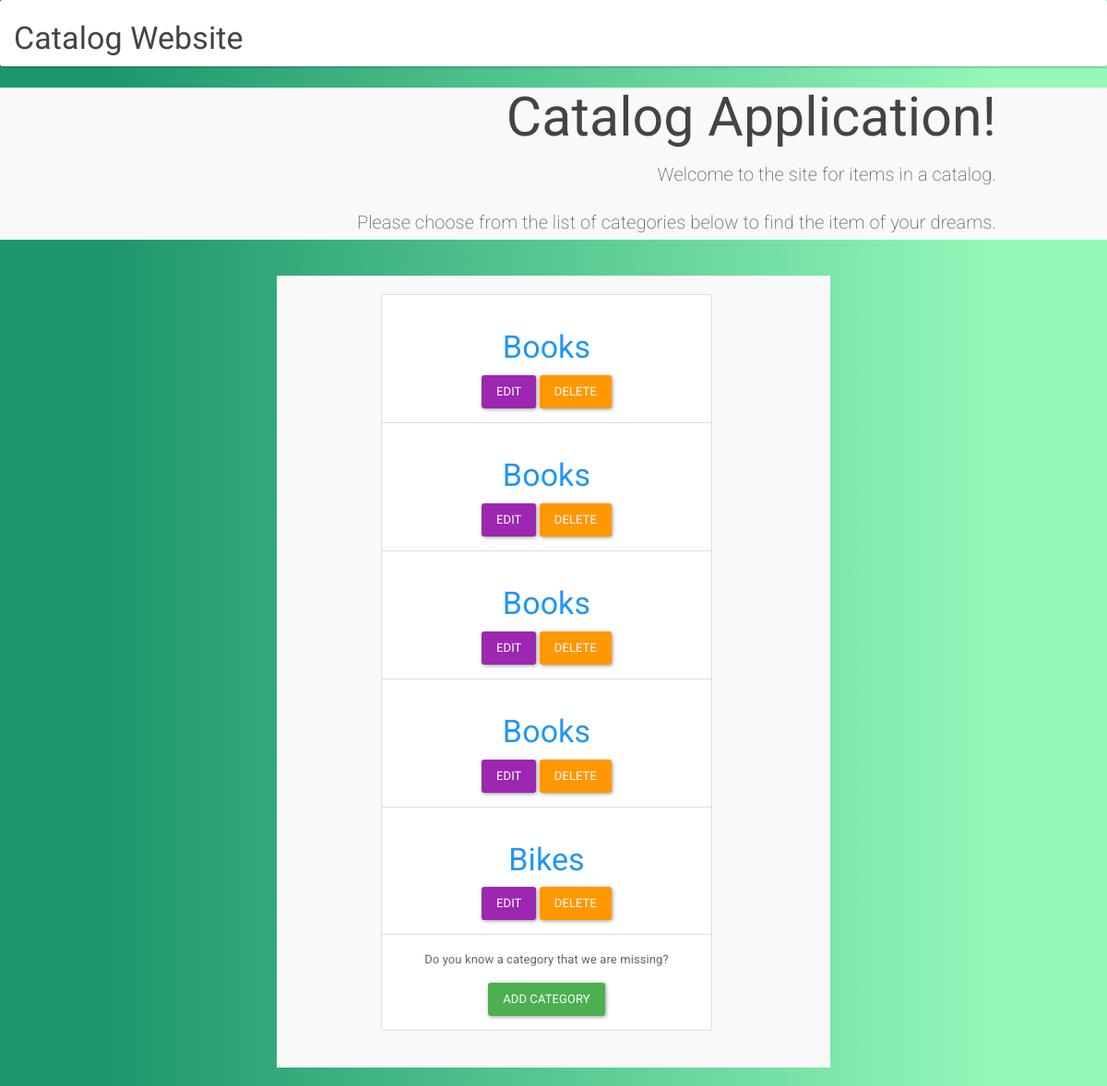
Page /category/ on the earlier database version.
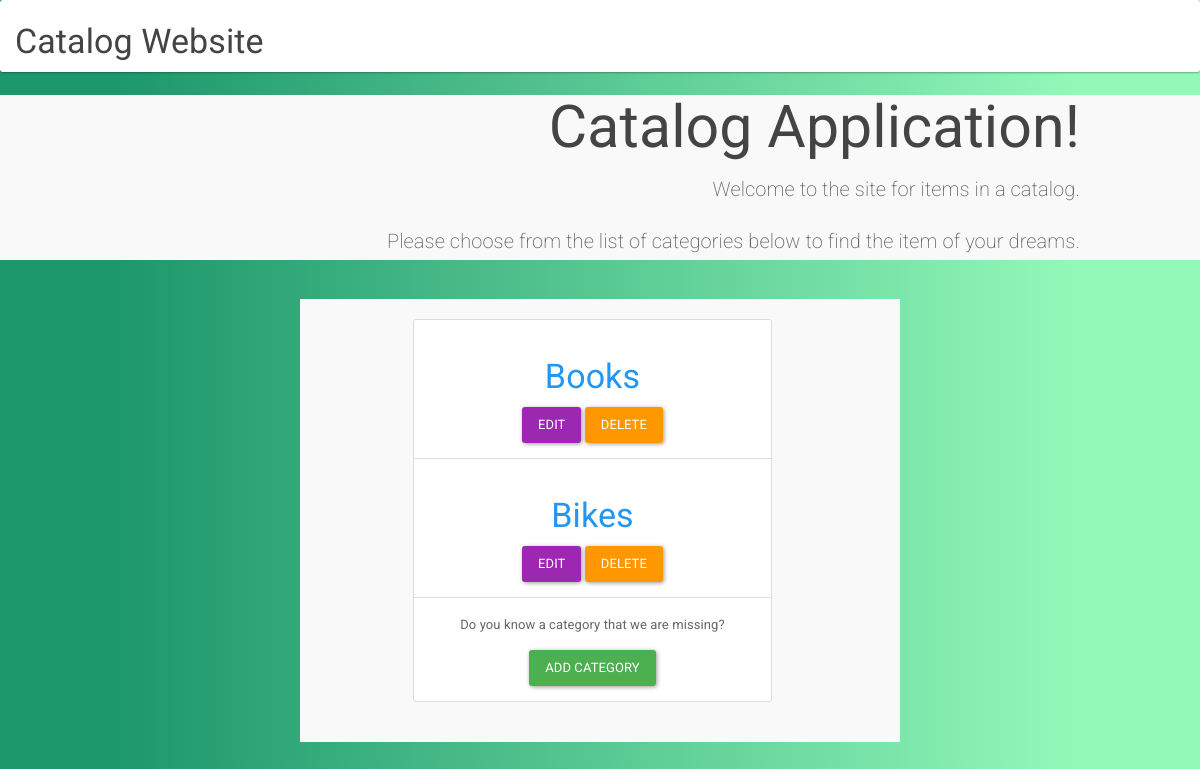
Same page on the later database version.
### database_setup.py (models this page shows, shortened)
class Categories(Base):
    __tablename__ = 'categories'
    id = Column(Integer, primary_key=True)
    name = Column(String(30), nullable=False)
    image = Column(String(250), nullable=False)
    description = Column(String(250), nullable=False)
    user_id = Column(Integer, ForeignKey('users.id'))
    users = relationship(Users)

### catalog/views.py (the view)
@app.route('/')
@app.route('/index/')
@app.route('/category/')
def index():
    categories = models.category_list()
    if 'state' in login_session.keys():
        return render_template('index.html', STATE=login_session['state'],
                               categories=categories)
    else:
        state = ''.join(random.choice(string.ascii_uppercase + string.digits)
                        for x in xrange(32))
        login_session['state'] = state
        return render_template('index.html', STATE=state,
                               categories=categories)

### catalog/models.py (called while the page is built)
def category_list():
    return session.query(Categories).all()

### catalog/templates/index.html (shortened to what this page needs)
{% extends "layout.html" %}
  {% block body %}
    <nav class="navbar navbar-default">
      <div class="container-fluid">
        <div class="navbar-header">
          <h3>Catalog Website</h3>
        </div>
        <ul class="navbar-right">
        </ul>
      </div>
    </nav>
    <div class="jumbotron">
      <h1>Catalog Application!</h1>
      <p>Welcome to the site for items in a catalog.</p>
      <p>Please choose from the list of categories below to find the item of your dreams.</p>
    </div>
    <div class="col-md-6 col-md-offset-3 well">
      <ul class="list-group col-md-8 col-md-offset-2 text-center">
        {% for c in categories %}
        <li class="list-group-item">
          <h3><a href="{{ url_for('showCategory', category_id=c.id ) }}">{{ c.name }}</a></h3>
          <a href="{{ url_for('editCategory', category_id=c.id) }}" class="btn btn-info">Edit</a>
          <a href="{{ url_for('deleteCategory', category_id=c.id) }}" class="btn btn-warning">Delete</a>
        </li>
        {% endfor %}
        <li class="list-group-item">
          <p>Do you know a category that we are missing?</p>
          <a href="{{ url_for('newCategory')}}" class="btn btn-success">Add category</a>
      </ul>
    </div>
  {% endblock %}

### catalog/templates/layout.html (shortened to what this page needs)
<!DOCTYPE html>
<html class="no-js" lang="">
  <head>
    <link rel="stylesheet" href="{{ url_for('static', filename='normalize.css') }}">
    <link rel="stylesheet" href="{{ url_for('static', filename='bootstrap.min.css') }}">
    <link rel="stylesheet" href="{{ url_for('static', filename='main.css')}}">
  </head>
  {% block body %}{% endblock %}

### catalog/static/main.css (style rules this page uses)
.jumbotron { padding: 0 10%; margin: 0 auto; margin-bottom: 3em; text-align: right; }
.navbar-header h3, .navbar-header .breadcrumb { display: inline-block; }
.navbar-right { padding-top: 15px; padding-right: 15px; }

Differences in the rows shown:
removed Categories: name "Books"
removed Categories: name "Books"
removed Categories: name "Books"
